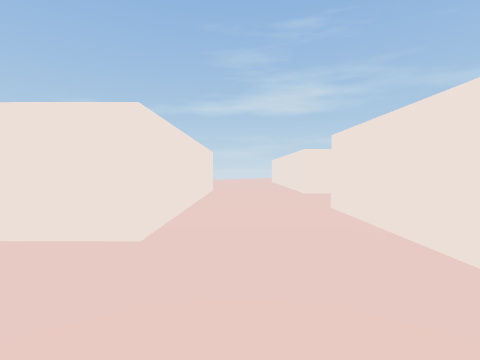
view 1 (above)

24 first-person views from a walk through a 3-D level made in the Unity game engine. The camera is 0.47 m above the floor, tilts 2° down and sees 85° across. The floor is counted in squares, 1 m on a side. Each view is taken from the middle of a square. On the plan, view 1 faces up. The plan holds only what a view shows up to about 9 squares ahead; the rest is blank. The place goes on beyond the plan.

view 2
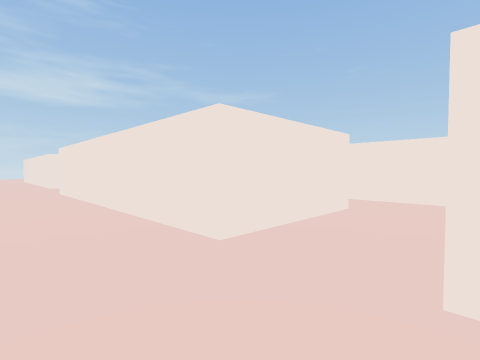

view 3
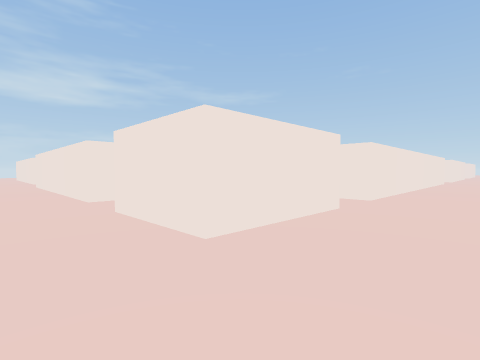

view 4
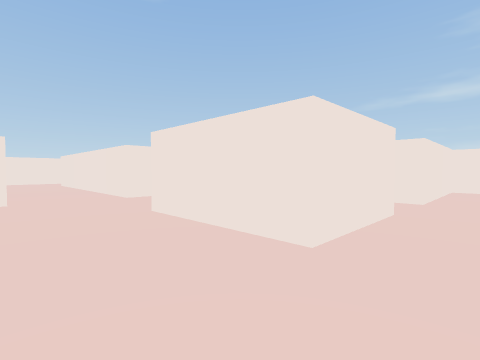

view 5
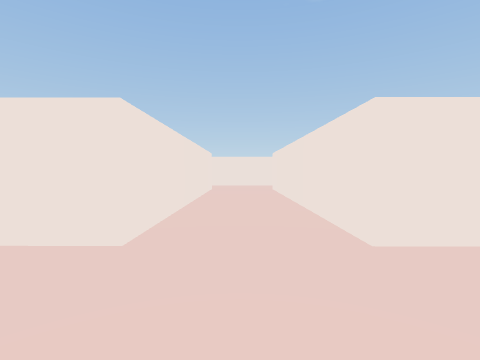

view 6
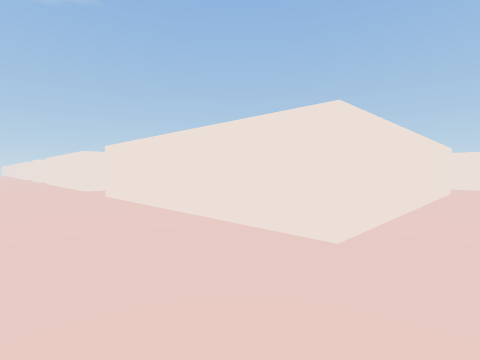

view 7
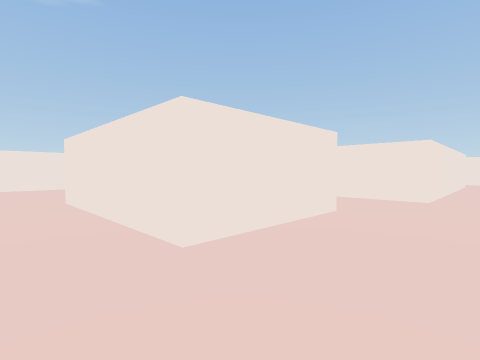

view 8
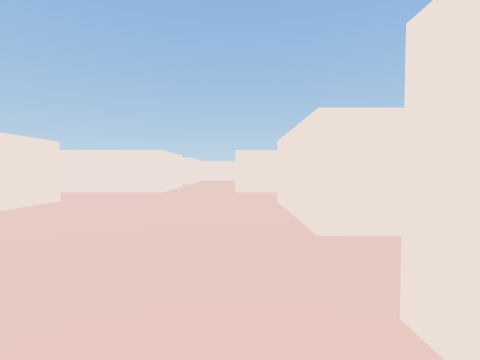

view 9
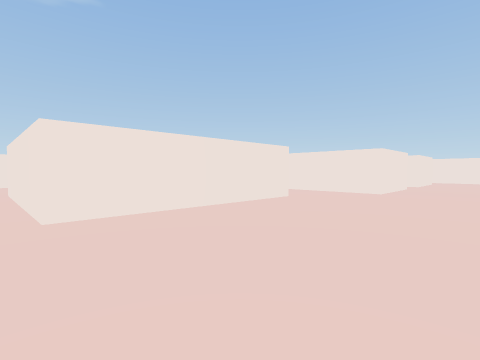

view 10
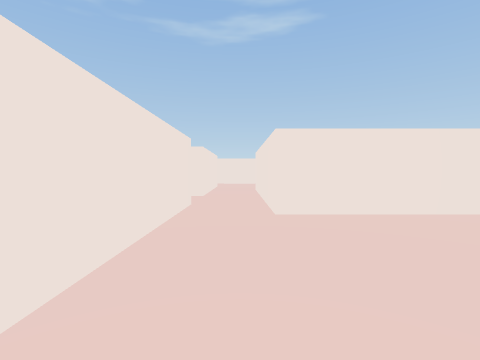

view 11
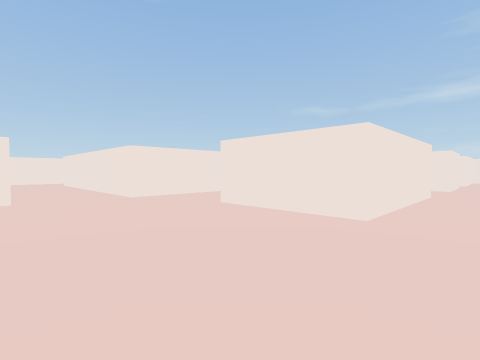

view 12
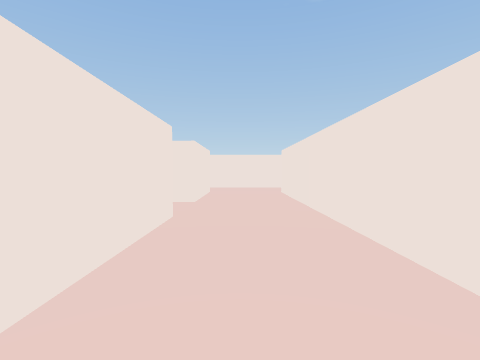

view 13
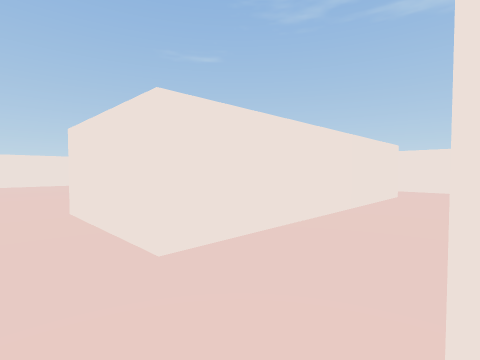

view 14
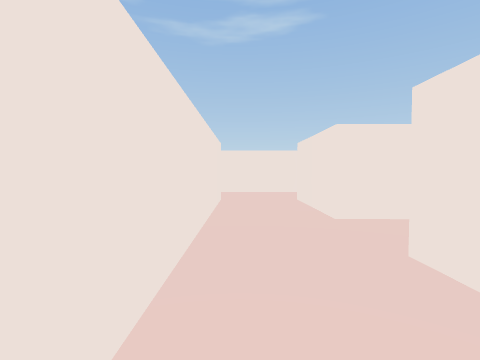

view 15
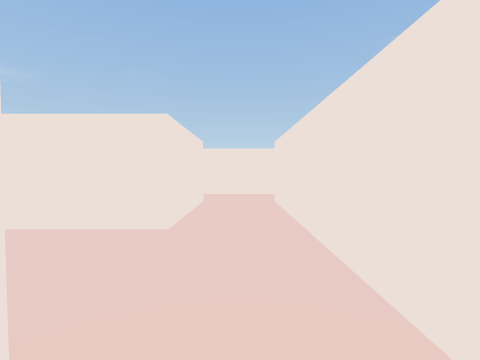

view 16
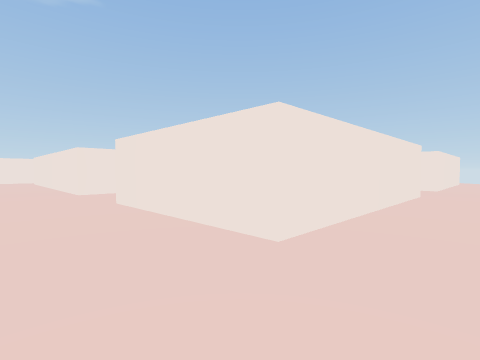

view 17
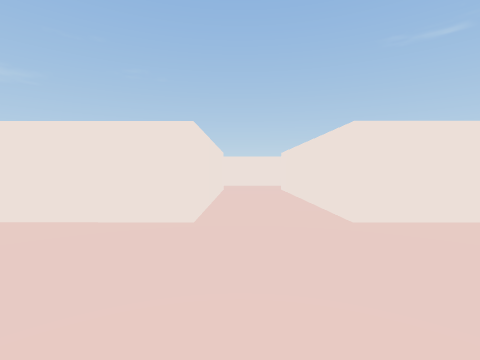

view 18
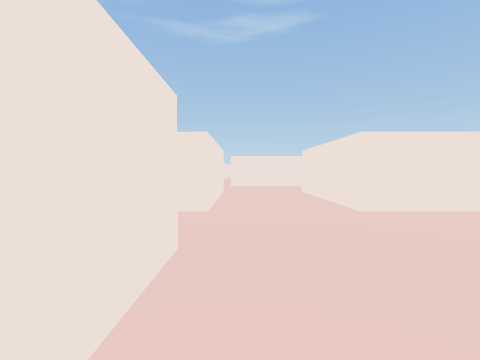

view 19
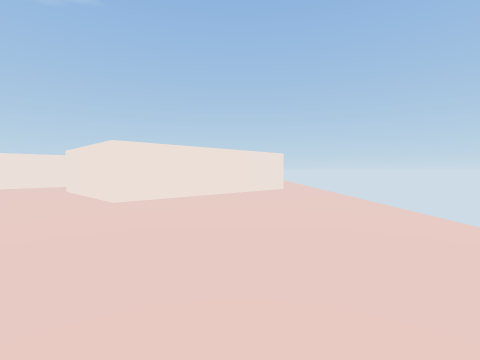

view 20
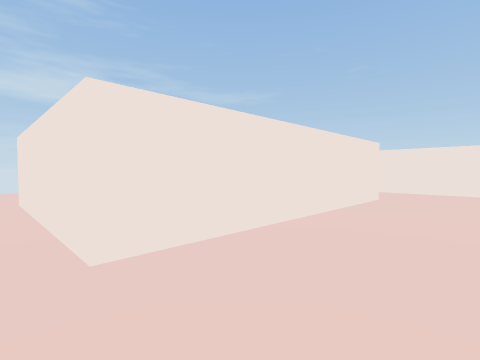

view 21
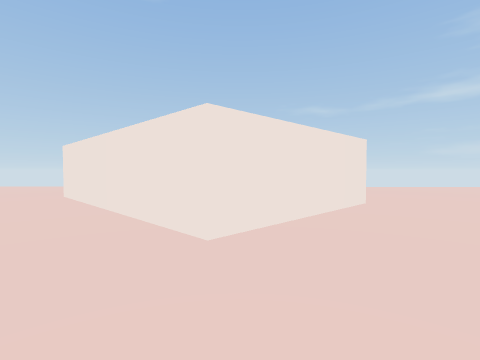

view 22
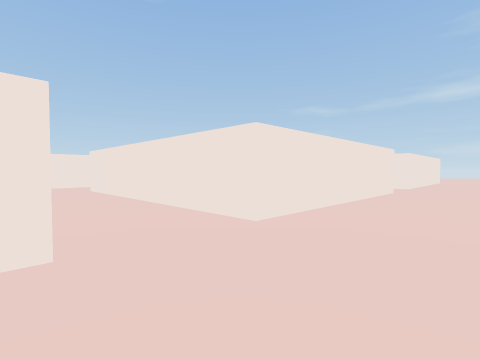

view 23
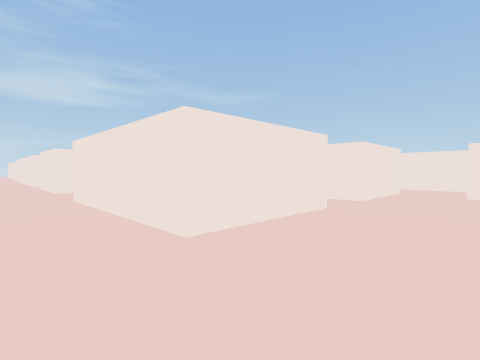

view 24
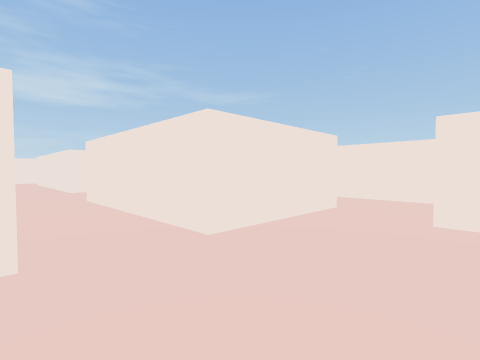

### Floor plan
Points are (right, up) in squares from view 1. A wall is a line through its corners. A room is listed if a view was taken in it or the views show most of it. See-through windows are left out.
Room 1 (view 1)
walls: (-0.6, 0.2) (-0.6, -1.5); (1.1, -1.6) (1.2, 1.5)
ways out: opening at (0.5, -0.5) to room 2; opening at (-1.5, 1) to room 6; opening at (0.5, 2.5)
Room 2 (views 2, 3, 4, 5, 6, 7, 22)
walls: (-0.6, -1.5) (-0.6, -4.2) (-5.8, -4.2); (3.1, -1.6) (1.1, -1.6); (1.1, -9.5) (1.1, -6.4) (3.1, -6.4) (3.1, -9.5); (4.2, -9.5) (4.2, -6.3); (6.6, -4.5) (4.4, -4.5) (4.4, -1.4); (-5.8, -5.7) (-0.6, -5.7) (-0.6, -10.1); (-7.4, -4.5) (-7.4, -5.9)
ways out: opening at (0.5, -0.5) to room 1; opening at (0, -9) to room 3; opening at (4, -9) to room 3; opening at (-6.5, -6) to room 4; opening at (-6.5, -3.5) to room 5; opening at (4, -1); opening at (5.5, -5.5)
objects: block (1, -4) to (3, -3)
Room 3 (views 8, 9, 10, 11, 12, 23, 24)
walls: (0.8, -12.8) (4.6, -12.8); (3.1, -9.5) (1.1, -9.5); (-0.6, -10.1) (-2.6, -10.1); (5.7, -13.7) (5.7, -10.6); (-2.7, -11.7) (-0.6, -11.7) (-0.6, -16.1); (6.3, -9.5) (4.2, -9.5)
ways out: opening at (0, -9) to room 2; opening at (4, -9) to room 2; opening at (-1.5, -11) to room 4; opening at (0, -16); opening at (5, -13); opening at (6, -10)
Room 4 (views 13, 14, 15)
walls: (-2.6, -10.1) (-5.8, -10.1); (-7.5, -14.5) (-3.9, -14.5) (-3.9, -16.3); (-7.4, -7.7) (-7.4, -13.4); (-2.7, -16.4) (-2.7, -11.7)
ways out: opening at (-6.5, -6) to room 2; opening at (-1.5, -11) to room 3; opening at (-8, -14); opening at (-8, -7); opening at (-3, -15.5)
objects: block (-6, -13) to (-4, -12)
Room 5 (views 16, 17, 18, 20, 21)
walls: (-11.6, -5.8) (-11.6, -3) (-7.4, -3) (-7.4, -4.5); (-15.4, -3) (-13.4, -3) (-13.4, -5.9) (-15.6, -5.9); (-7.3, -1.6) (-11.6, -1.6) (-11.6, 0.5); (-13.9, -8) (-11.7, -8); (-5.7, -3.3) (-5.7, -1)
ways out: opening at (-6.5, -3.5) to room 2; opening at (-14, -0.2) to room 6; opening at (-6.5, -0.5) to room 6; opening at (-14.5, -7); opening at (-12, -7)
Room 6 (view 19)
walls: (-11.6, 0.5) (-11.6, 1.7); (-0.6, 1.7) (-1.6, 1.7); (-17.6, -3) (-15.4, -3)
ways out: opening at (-1.5, 1) to room 1; opening at (-14, -0.2) to room 5; opening at (-6.5, -0.5) to room 5; opening at (-1.5, 7)

Positions as (right, up) in squares from view 1, and headings:
1: (0, 0), facing up
2: (0, -3), facing up-right
3: (0, -6), facing up-right
4: (4, -6), facing up-left
5: (1, -5), facing left
6: (1, -5), facing down-left
7: (4, -5), facing down-left
8: (5, -10), facing left
9: (5, -10), facing down-left
10: (5, -10), facing down
11: (4, -12), facing up-left
12: (0, -11), facing left
13: (-4, -11), facing down-right
14: (-3, -12), facing down
15: (-8, -14), facing right
16: (-6, -2), facing down-left
17: (-14, -2), facing right
18: (-12, 0), facing down
19: (-12, 1), facing down-left
20: (-12, -3), facing up-right
21: (-12, -7), facing up-left
22: (1, -6), facing up-left
23: (0, -11), facing up-right
24: (3, -11), facing up-right
